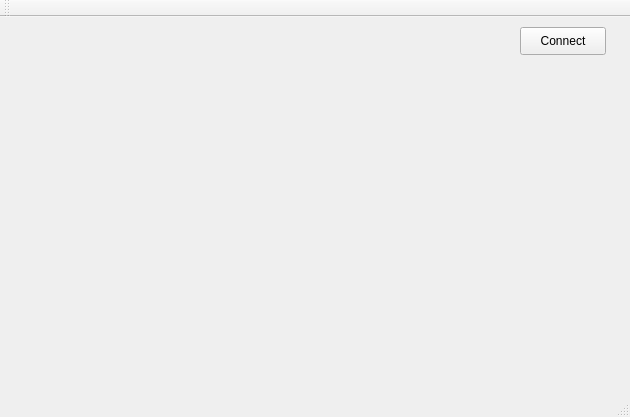
<?xml version="1.0" encoding="UTF-8"?>
<ui version="4.0">
 <class>MainWindow</class>
 <widget class="QMainWindow" name="MainWindow">
  <property name="geometry">
   <rect>
    <x>0</x>
    <y>0</y>
    <width>630</width>
    <height>417</height>
   </rect>
  </property>
  <property name="windowTitle">
   <string>MainWindow</string>
  </property>
  <widget class="QWidget" name="centralWidget">
   <widget class="QPushButton" name="pbConnect">
    <property name="geometry">
     <rect>
      <x>520</x>
      <y>10</y>
      <width>86</width>
      <height>28</height>
     </rect>
    </property>
    <property name="text">
     <string>Connect</string>
    </property>
   </widget>
  </widget>
  <widget class="QMenuBar" name="menuBar">
   <property name="geometry">
    <rect>
     <x>0</x>
     <y>0</y>
     <width>630</width>
     <height>25</height>
    </rect>
   </property>
  </widget>
  <widget class="QToolBar" name="mainToolBar">
   <attribute name="toolBarArea">
    <enum>TopToolBarArea</enum>
   </attribute>
   <attribute name="toolBarBreak">
    <bool>false</bool>
   </attribute>
  </widget>
  <widget class="QStatusBar" name="statusBar"/>
 </widget>
 <layoutdefault spacing="6" margin="11"/>
 <resources/>
 <connections/>
</ui>
